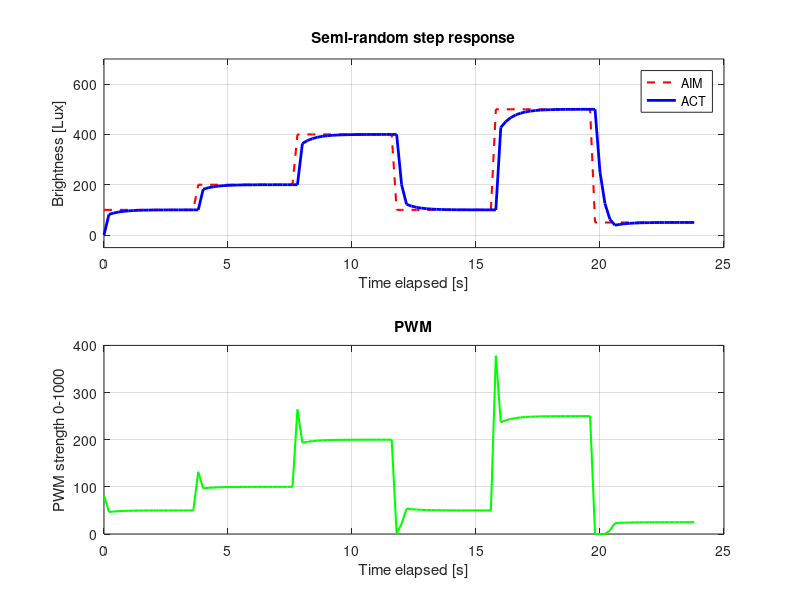

This figure's MATLAB source:
Ts = 0.2;
T_sim = 24;
N = T_sim / Ts;
t = 0:Ts:T_sim-Ts;

Kp = 0.5;
Ki = 0.32;
PWM_MAX = 1000;

current_lux = 0;
error_sum = 0;
pwm_val = 0;

history_lux = zeros(1, N);
history_pwm = zeros(1, N);
history_setpoint = zeros(1, N);

for k = 1:N
    current_time = k * Ts;
    
    if current_time < 4
        setpoint = 100;
    elseif current_time < 8
        setpoint = 200;
    elseif current_time < 12
        setpoint = 400;
    elseif current_time < 16
        setpoint = 100;
    elseif current_time < 20
        setpoint = 500;
    else
        setpoint = 50;
    end
    
    history_setpoint(k) = setpoint;

    process_gain = 2.0; 
    inertia = 0.5; 
    
    current_lux = (current_lux * inertia) + (pwm_val * process_gain * (1 - inertia));
    history_lux(k) = current_lux;
    
    error = setpoint - current_lux;
    
    P = Kp * error;
    
    error_sum = error_sum + error;
    integral_limit = PWM_MAX / Ki;
    
    if error_sum > integral_limit
        error_sum = integral_limit;
    elseif error_sum < -integral_limit
        error_sum = -integral_limit;
    end
    
    I = Ki * error_sum;
    
    output = P + I;
    
    if output > PWM_MAX
        output = PWM_MAX;
    elseif output < 0
        output = 0;
    end
    
    pwm_val = output;
    history_pwm(k) = pwm_val;
end

figure;
subplot(2,1,1);
plot(t, history_setpoint, 'r--', 'LineWidth', 1.5); hold on;
plot(t, history_lux, 'b-', 'LineWidth', 2);
title('Semi-random step response');
xlabel('Time elapsed [s]');
ylabel('Brightness [Lux]');
legend('AIM', 'ACT');
grid on;
ylim([-50 700]);

subplot(2,1,2);
plot(t, history_pwm, 'g-', 'LineWidth', 1.5);
title('PWM');
xlabel('Time elapsed [s]');
ylabel('PWM strength 0-1000');
grid on;
